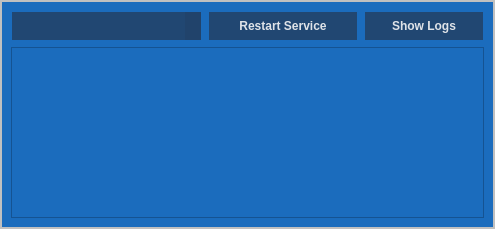
<?xml version="1.0" encoding="UTF-8"?>
<ui version="4.0">
 <class>NetworkDialog</class>
 <widget class="QDialog" name="NetworkDialog">
  <property name="geometry">
   <rect>
    <x>0</x>
    <y>0</y>
    <width>495</width>
    <height>229</height>
   </rect>
  </property>
  <property name="windowTitle">
   <string>Dialog</string>
  </property>
  <property name="windowOpacity">
   <double>1.000000000000000</double>
  </property>
  <property name="styleSheet">
   <string notr="true">QDialog{

 	background-color:  #1B6CBD;
}


#NDframe{
    border:2px solid silver;
    background-color: #1B6CBD;
}

#NDtextEdit{
	color: white;
	font-size:12px;
	background-color:  #1B6CBD;
}

QComboBox,
QPushButton {
    color:#dfe3e8;
	font-size:12px;
    font:bold;
    border: 1px solid  #1B6CBD;
    background-color: rgba(33, 67, 106,0.9);
}

QPushButton:pressed{

    color:#dfe3e8;
	font-size:12px;
    font:bold;
    border: 1px solid rgba(0, 148, 240,0.9);
    background-color: rgba(33, 67, 106,0.9);
	
}

QComboBox::drop-down {
    color:#dfe3e8;
	font-size:12px;
    font:bold;

    background-color: rgba(33, 67, 106,0.9);
}

QComboBox::down-arrow {
    image: url(:/resources/dropdown.svg);
	color:red;
}</string>
  </property>
  <layout class="QVBoxLayout" name="verticalLayout">
   <property name="spacing">
    <number>0</number>
   </property>
   <property name="leftMargin">
    <number>0</number>
   </property>
   <property name="topMargin">
    <number>0</number>
   </property>
   <property name="rightMargin">
    <number>0</number>
   </property>
   <property name="bottomMargin">
    <number>0</number>
   </property>
   <item>
    <widget class="QFrame" name="NDframe">
     <property name="frameShape">
      <enum>QFrame::StyledPanel</enum>
     </property>
     <property name="frameShadow">
      <enum>QFrame::Raised</enum>
     </property>
     <layout class="QGridLayout" name="gridLayout">
      <item row="0" column="0">
       <widget class="QComboBox" name="servicecomboBox">
        <property name="minimumSize">
         <size>
          <width>150</width>
          <height>30</height>
         </size>
        </property>
        <property name="focusPolicy">
         <enum>Qt::StrongFocus</enum>
        </property>
       </widget>
      </item>
      <item row="0" column="1">
       <widget class="QPushButton" name="restartservicebutton">
        <property name="minimumSize">
         <size>
          <width>0</width>
          <height>30</height>
         </size>
        </property>
        <property name="maximumSize">
         <size>
          <width>150</width>
          <height>16777215</height>
         </size>
        </property>
        <property name="focusPolicy">
         <enum>Qt::StrongFocus</enum>
        </property>
        <property name="text">
         <string>Restart Service</string>
        </property>
       </widget>
      </item>
      <item row="0" column="2">
       <widget class="QPushButton" name="logbutton">
        <property name="minimumSize">
         <size>
          <width>0</width>
          <height>30</height>
         </size>
        </property>
        <property name="maximumSize">
         <size>
          <width>120</width>
          <height>16777215</height>
         </size>
        </property>
        <property name="focusPolicy">
         <enum>Qt::StrongFocus</enum>
        </property>
        <property name="text">
         <string>Show Logs</string>
        </property>
       </widget>
      </item>
      <item row="1" column="0" colspan="3">
       <widget class="QTextEdit" name="NDtextEdit">
        <property name="focusPolicy">
         <enum>Qt::NoFocus</enum>
        </property>
        <property name="undoRedoEnabled">
         <bool>false</bool>
        </property>
        <property name="textInteractionFlags">
         <set>Qt::NoTextInteraction</set>
        </property>
       </widget>
      </item>
     </layout>
    </widget>
   </item>
  </layout>
 </widget>
 <resources/>
 <connections/>
</ui>
